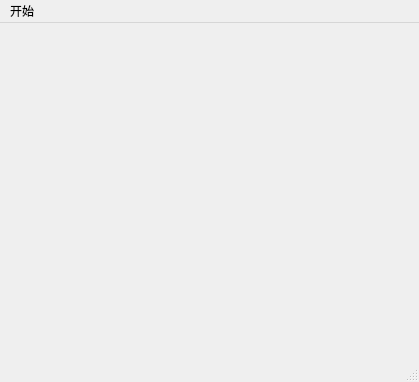
<?xml version="1.0" encoding="UTF-8"?>
<ui version="4.0">
 <class>SelectScene</class>
 <widget class="QMainWindow" name="SelectScene">
  <property name="geometry">
   <rect>
    <x>0</x>
    <y>0</y>
    <width>419</width>
    <height>382</height>
   </rect>
  </property>
  <property name="windowTitle">
   <string>MainWindow</string>
  </property>
  <widget class="QWidget" name="centralwidget"/>
  <widget class="QMenuBar" name="menubar">
   <property name="geometry">
    <rect>
     <x>0</x>
     <y>0</y>
     <width>419</width>
     <height>23</height>
    </rect>
   </property>
   <widget class="QMenu" name="menu">
    <property name="title">
     <string>开始</string>
    </property>
    <addaction name="actionexit"/>
   </widget>
   <addaction name="menu"/>
  </widget>
  <widget class="QStatusBar" name="statusbar"/>
  <action name="actionexit">
   <property name="text">
    <string>结束</string>
   </property>
  </action>
 </widget>
 <resources/>
 <connections/>
</ui>
